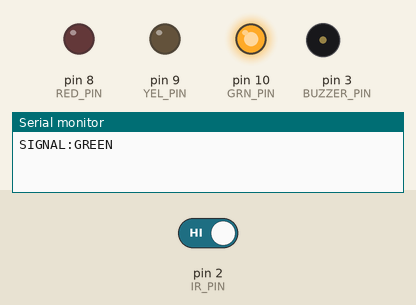
This sketch was run on a simulated Arduino Uno, built with avr-gcc and run on an emulated ATmega328P. Parts: output pins drawn as LEDs (lit = HIGH), buzzer (waves = sounding, pin HIGH), the last lines printed to the serial monitor. The test bench sets the inputs (shaded band); at power-on: pin 2 (IR_PIN) HIGH.

Above: at 1.2 s.
1.3 s: pin 2 (IR_PIN) driven LOW
At 8.9 s:
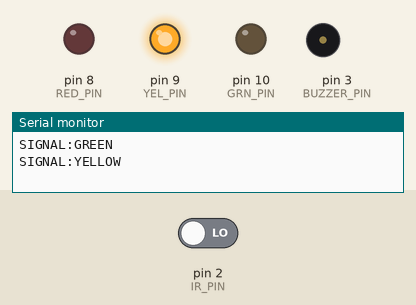
At 10.4 s:
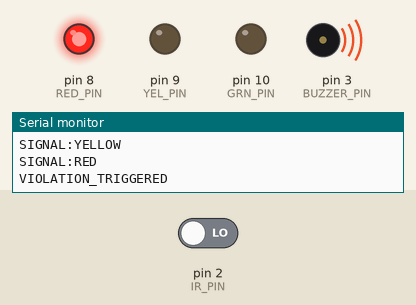
Timing chart, 0 to 19.5 s (numbered marks = the images above; inputs shaded):
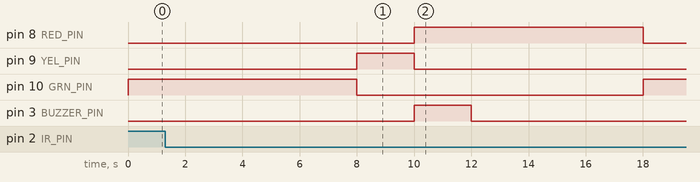

Measured:
- after the input at 1.3 s, pin 3 (BUZZER_PIN): LOW → HIGH after 8.7 s, → LOW 2.0 s later

The sketch:

traffic_signal.ino
```cpp
/* Smart RTO - Traffic signal + stop-line violation trigger.
 * Board: Arduino Uno. Protocol over USB serial @ 9600 baud:
 *   SIGNAL:RED | SIGNAL:YELLOW | SIGNAL:GREEN   (on every change)
 *   VIOLATION_TRIGGERED                         (IR tripped while RED)
 *
 * Wiring (all 5V-safe prototype levels):
 *   RED LED    : pin 8  -> 220 ohm -> LED anode, LED cathode -> GND
 *   YELLOW LED : pin 9  -> 220 ohm -> LED anode, LED cathode -> GND
 *   GREEN LED  : pin 10 -> 220 ohm -> LED anode, LED cathode -> GND
 *   IR sensor  : VCC -> 5V, GND -> GND, OUT -> pin 2 (LOW = obstacle)
 *   Buzzer (+) : pin 3, Buzzer (-) -> GND (active buzzer, 5V, <30 mA)
 */
const int RED_PIN = 8, YEL_PIN = 9, GRN_PIN = 10;
const int IR_PIN = 2, BUZZER_PIN = 3;
const unsigned long GREEN_MS = 8000, YELLOW_MS = 2000, RED_MS = 8000;

void setSignal(bool r, bool y, bool g) {
  digitalWrite(RED_PIN, r); digitalWrite(YEL_PIN, y); digitalWrite(GRN_PIN, g);
}
void announce(const char* s) { Serial.print("SIGNAL:"); Serial.println(s); }

void setup() {
  pinMode(RED_PIN, OUTPUT); pinMode(YEL_PIN, OUTPUT); pinMode(GRN_PIN, OUTPUT);
  pinMode(IR_PIN, INPUT); pinMode(BUZZER_PIN, OUTPUT);
  Serial.begin(9600);
}

void violationAlarm() {
  digitalWrite(BUZZER_PIN, HIGH);
  Serial.println("VIOLATION_TRIGGERED");
  delay(2000);                    // buzzer + debounce window
  digitalWrite(BUZZER_PIN, LOW);
}

void runPhase(bool r, bool y, bool g, const char* name, unsigned long ms) {
  setSignal(r, y, g); announce(name);
  unsigned long t0 = millis();
  bool alarmedThisPhase = false;
  while (millis() - t0 < ms) {
    // Only the RED phase is enforced: crossing the stop line now = violation.
    if (r && digitalRead(IR_PIN) == LOW && !alarmedThisPhase) {
      violationAlarm();
      alarmedThisPhase = true;
    }
    if (digitalRead(IR_PIN) == HIGH) alarmedThisPhase = false;  // re-arm
    delay(50);
  }
}

void loop() {
  runPhase(false, false, true, "GREEN", GREEN_MS);
  runPhase(false, true, false, "YELLOW", YELLOW_MS);
  runPhase(true, false, false, "RED", RED_MS);
}
```
